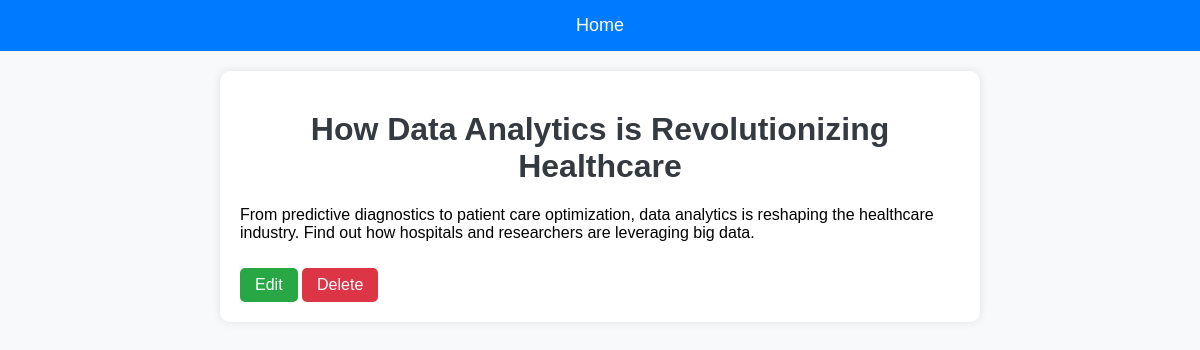
Screenshot of /post/3/ with the database file from the repository.
### blog/models.py (models this page shows, shortened)
class Post(models.Model):
    title = models.CharField(max_length=200)
    content = models.TextField()
    created_at = models.DateTimeField(auto_now_add=True)

### blog/views.py (the view)
# urls.py: path('post/<int:post_id>/', views.post_detail, name='post_detail'),
def post_detail(request, post_id):
    post = get_object_or_404(Post, id=post_id)
    return render(request, 'blog/post_detail.html', {'post': post})

### blog/templates/blog/post_detail.html (shortened to what this page needs)
{% load static %}
<!DOCTYPE html>
<html>
<head>
    <link rel="stylesheet" type="text/css" href="{% static 'blog/style.css' %}">
</head>
<body>
<div class="navbar">
    <a href="{% url 'home' %}">Home</a>
</div>
<div class="container">
    <h1>{{ post.title }}</h1>
    <p>{{ post.content }}</p>
    <a class="button" href="{% url 'update_post' post.id %}">Edit</a>
    <a class="button button-danger" href="{% url 'delete_post' post.id %}">Delete</a>
</div>
</body>
</html>

### blog/static/blog/style.css (style rules this page uses)
body { font-family: Arial, sans-serif; background-color: #f8f9fa; margin: 0; padding: 0; }
h1 { text-align: center; color: #343a40; margin-top: 20px; }
.navbar { background-color: #007bff; padding: 15px; text-align: center; }
.navbar a { color: white; text-decoration: none; font-size: 18px; margin: 0 15px; }
.container { width: 60%; margin: 20px auto; background-color: white; padding: 20px; box-shadow: 0px 0px 10px rgba(0, 0, 0, 0.1); border-radius: 10px; }
.button { display: inline-block; padding: 8px 15px; background-color: #28a745; color: white; text-decoration: none; border-radius: 5px; margin-top: 10px; }
.button-danger { background-color: #dc3545; }

### rows the page displays
Post: title "How Data Analytics is Revolutionizing Healthcare", content "From predictive diagnostics to patient care optimization, data analytics is reshaping the healthcare industry. Find out how hospitals and researchers are leveraging big data."
